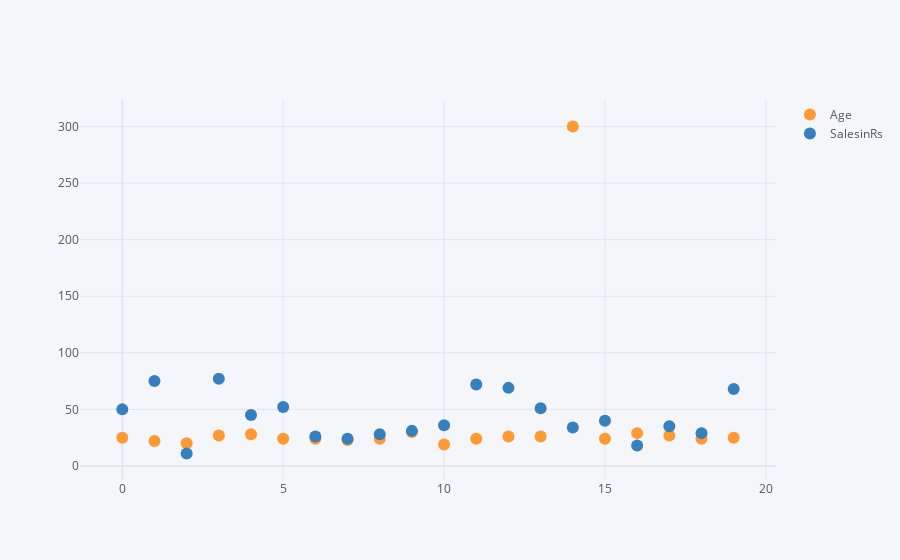

The cell this chart's notebook holds for it:
### Code cell
data[['Age','SalesinRs']].iplot(kind='scatter',mode='markers')

### Figure 1 — Plotly figure (JSON) as saved in the notebook; plotly's stock layout.template omitted (floating-point values rounded to 4 significant figures)
{"data": [{"line": {"color": "rgba(255, 153, 51, 1.0)", "dash": "solid", "shape": "linear", "width": 1.3}, "marker": {"size": 12, "symbol": "circle"}, "mode": "markers", "name": "Age", "text": "", "type": "scatter", "x": [0, 1, 2, 3, 4, 5, 6, 7, 8, 9, 10, 11, 12, 13, 14, 15, 16, 17, 18, 19], "y": [25, 22, 20, 27, 28, 24, 24, 23, 24, 30, 19, 24, 26, 26, 300, 24, 29, 27, 24, 25]}, {"line": {"color": "rgba(55, 128, 191, 1.0)", "dash": "solid", "shape": "linear", "width": 1.3}, "marker": {"size": 12, "symbol": "circle"}, "mode": "markers", "name": "SalesinRs", "text": "", "type": "scatter", "x": [0, 1, 2, 3, 4, 5, 6, 7, 8, 9, 10, 11, 12, 13, 14, 15, 16, 17, 18, 19], "y": [50, 75, 11, 77, 45, 52, 26, 24, 28, 31, 36, 72, 69, 51, 34, 40, 18, 35, 29, 68]}], "layout": {"legend": {"bgcolor": "#F5F6F9", "font": {"color": "#4D5663"}}, "paper_bgcolor": "#F5F6F9", "plot_bgcolor": "#F5F6F9", "title": {"font": {"color": "#4D5663"}}, "xaxis": {"gridcolor": "#E1E5ED", "showgrid": true, "tickfont": {"color": "#4D5663"}, "title": {"font": {"color": "#4D5663"}, "text": ""}, "zerolinecolor": "#E1E5ED"}, "yaxis": {"gridcolor": "#E1E5ED", "showgrid": true, "tickfont": {"color": "#4D5663"}, "title": {"font": {"color": "#4D5663"}, "text": ""}, "zerolinecolor": "#E1E5ED"}}}
